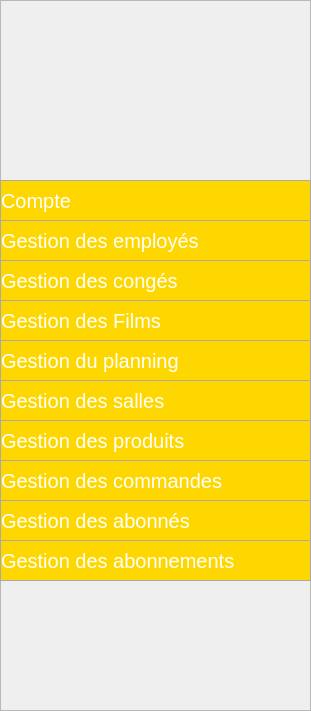
  <widget class="QFrame" name="frame">
   <property name="geometry">
    <rect>
     <x>0</x>
     <y>0</y>
     <width>311</width>
     <height>711</height>
    </rect>
   </property>
   <property name="styleSheet">
    <string notr="true">#frame {
background:#FFD700;
}</string>
   </property>
   <property name="frameShape">
    <enum>QFrame::StyledPanel</enum>
   </property>
   <property name="frameShadow">
    <enum>QFrame::Raised</enum>
   </property>
   <widget class="QPushButton" name="compte">
    <property name="geometry">
     <rect>
      <x>0</x>
      <y>180</y>
      <width>311</width>
      <height>41</height>
     </rect>
    </property>
    <property name="styleSheet">
     <string notr="true">QPushButton {
color: #FFFFFF;
background:#FFD700;
border: none;
font-size:20px;
font-family:Arial, Helvetica, sans-serif;
text-align: left;
border: 1px solid #A9A9A9;
}
QPushButton:hover {
color:#fff;
background:#A9A9A9;
border: none;
text-align: left;
}</string>
    </property>
    <property name="text">
     <string>Compte</string>
    </property>
   </widget>
   <widget class="QPushButton" name="g_emp">
    <property name="geometry">
     <rect>
      <x>0</x>
      <y>220</y>
      <width>311</width>
      <height>41</height>
     </rect>
    </property>
    <property name="styleSheet">
     <string notr="true">QPushButton {
color: #FFFFFF;
background:#FFD700;
border: none;
font-size:20px;
font-family:Arial, Helvetica, sans-serif;
text-align: left;
border: 1px solid #A9A9A9;
}
QPushButton:hover {
color:#fff;
background:#A9A9A9;
border: none;
text-align: left;
}</string>
    </property>
    <property name="text">
     <string>Gestion des employés</string>
    </property>
   </widget>
   <widget class="QPushButton" name="g_cong">
    <property name="geometry">
     <rect>
      <x>0</x>
      <y>260</y>
      <width>311</width>
      <height>41</height>
     </rect>
    </property>
    <property name="styleSheet">
     <string notr="true">QPushButton {
color: #FFFFFF;
background:#FFD700;
border: none;
font-size:20px;
font-family:Arial, Helvetica, sans-serif;
text-align: left;
border: 1px solid #A9A9A9;
}
QPushButton:hover {
color:#fff;
background:#A9A9A9;
border: none;
text-align: left;
}</string>
    </property>
    <property name="text">
     <string>Gestion des congés</string>
    </property>
   </widget>
   <widget class="QPushButton" name="g_film">
    <property name="geometry">
     <rect>
      <x>0</x>
      <y>300</y>
      <width>311</width>
      <height>41</height>
     </rect>
    </property>
    <property name="styleSheet">
     <string notr="true">QPushButton {
color: #FFFFFF;
background:#FFD700;
border: none;
font-size:20px;
font-family:Arial, Helvetica, sans-serif;
text-align: left;
border: 1px solid #A9A9A9;
}
QPushButton:hover {
color:#fff;
background:#A9A9A9;
border: none;
text-align: left;
}</string>
    </property>
    <property name="text">
     <string>Gestion des Films</string>
    </property>
   </widget>
   <widget class="QPushButton" name="g_salle">
    <property name="geometry">
     <rect>
      <x>0</x>
      <y>380</y>
      <width>311</width>
      <height>41</height>
     </rect>
    </property>
    <property name="styleSheet">
     <string notr="true">QPushButton {
color: #FFFFFF;
background:#FFD700;
border: none;
font-size:20px;
font-family:Arial, Helvetica, sans-serif;
text-align: left;
border: 1px solid #A9A9A9;
}
QPushButton:hover {
color:#fff;
background:#A9A9A9;
border: none;
text-align: left;
}</string>
    </property>
    <property name="text">
     <string>Gestion des salles</string>
    </property>
   </widget>
   <widget class="QPushButton" name="g_plng">
    <property name="geometry">
     <rect>
      <x>0</x>
      <y>340</y>
      <width>311</width>
      <height>41</height>
     </rect>
    </property>
    <property name="styleSheet">
     <string notr="true">QPushButton {
color: #FFFFFF;
background:#FFD700;
border: none;
font-size:20px;
font-family:Arial, Helvetica, sans-serif;
text-align: left;
border: 1px solid #A9A9A9;
}
QPushButton:hover {
color:#fff;
background:#A9A9A9;
border: none;
text-align: left;
}</string>
    </property>
    <property name="text">
     <string>Gestion du planning</string>
    </property>
   </widget>
   <widget class="QPushButton" name="g_cmd">
    <property name="geometry">
     <rect>
      <x>0</x>
      <y>460</y>
      <width>311</width>
      <height>41</height>
     </rect>
    </property>
    <property name="styleSheet">
     <string notr="true">QPushButton {
color: #FFFFFF;
background:#FFD700;
border: none;
font-size:20px;
font-family:Arial, Helvetica, sans-serif;
text-align: left;
border: 1px solid #A9A9A9;
}
QPushButton:hover {
color:#fff;
background:#A9A9A9;
border: none;
text-align: left;
}</string>
    </property>
    <property name="text">
     <string>Gestion des commandes</string>
    </property>
   </widget>
   <widget class="QPushButton" name="g_prd">
    <property name="geometry">
     <rect>
      <x>0</x>
      <y>420</y>
      <width>311</width>
      <height>41</height>
     </rect>
    </property>
    <property name="styleSheet">
     <string notr="true">QPushButton {
color: #FFFFFF;
background:#FFD700;
border: none;
font-size:20px;
font-family:Arial, Helvetica, sans-serif;
text-align: left;
border: 1px solid #A9A9A9;
}
QPushButton:hover {
color:#fff;
background:#A9A9A9;
border: none;
text-align: left;
}</string>
    </property>
    <property name="text">
     <string>Gestion des produits</string>
    </property>
   </widget>
   <widget class="QPushButton" name="g_abonnes">
    <property name="geometry">
     <rect>
      <x>0</x>
      <y>500</y>
      <width>311</width>
      <height>41</height>
     </rect>
    </property>
    <property name="maximumSize">
     <size>
      <width>311</width>
      <height>16777215</height>
     </size>
    </property>
    <property name="styleSheet">
     <string notr="true">QPushButton {
color: #FFFFFF;
background:#FFD700;
border: none;
font-size:20px;
font-family:Arial, Helvetica, sans-serif;
text-align: left;
border: 1px solid #A9A9A9;
}
QPushButton:hover {
color:#fff;
background:#A9A9A9;
border: none;
text-align: left;
}</string>
    </property>
    <property name="text">
     <string>Gestion des abonnés</string>
    </property>
   </widget>
   <widget class="QPushButton" name="g_abonnements">
    <property name="geometry">
     <rect>
      <x>0</x>
      <y>540</y>
      <width>311</width>
      <height>41</height>
     </rect>
    </property>
    <property name="styleSheet">
     <string notr="true">QPushButton {
color: #FFFFFF;
background:#FFD700;
border: none;
font-size:20px;
font-family:Arial, Helvetica, sans-serif;
text-align: left;
border: 1px solid #A9A9A9;
}
QPushButton:hover {
color:#fff;
background:#A9A9A9;
border: none;
text-align: left;
}</string>
    </property>
    <property name="text">
     <string>Gestion des abonnements </string>
    </property>
   </widget>
   <widget class="QLabel" name="label_4">
    <property name="geometry">
     <rect>
      <x>260</x>
      <y>180</y>
      <width>51</width>
      <height>41</height>
     </rect>
    </property>
    <property name="text">
     <string/>
    </property>
    <property name="pixmap">
     <pixmap>../../../Downloads/icons8-formulaire-de-connexion-mot-de-passe-48.png</pixmap>
    </property>
   </widget>
   <widget class="QLabel" name="label_5">
    <property name="geometry">
     <rect>
      <x>260</x>
      <y>220</y>
      <width>51</width>
      <height>41</height>
     </rect>
    </property>
    <property name="text">
     <string/>
    </property>
    <property name="pixmap">
     <pixmap>../../../Downloads/icons8-paie-48 (1).png</pixmap>
    </property>
   </widget>
   <widget class="QLabel" name="label_6">
    <property name="geometry">
     <rect>
      <x>260</x>
      <y>260</y>
      <width>51</width>
      <height>41</height>
     </rect>
    </property>
    <property name="text">
     <string/>
    </property>
    <property name="pixmap">
     <pixmap>../../../Downloads/icons8-signet-50.png</pixmap>
    </property>
   </widget>
   <widget class="QLabel" name="label_7">
    <property name="geometry">
     <rect>
      <x>260</x>
      <y>300</y>
      <width>51</width>
      <height>41</height>
     </rect>
    </property>
    <property name="text">
     <string/>
    </property>
    <property name="pixmap">
     <pixmap>../../../Downloads/icons8-documentaire-50.png</pixmap>
    </property>
   </widget>
   <widget class="QLabel" name="label_8">
    <property name="geometry">
     <rect>
      <x>260</x>
      <y>340</y>
      <width>51</width>
      <height>41</height>
     </rect>
    </property>
    <property name="text">
     <string/>
    </property>
    <property name="pixmap">
     <pixmap>../../../Downloads/icons8-planificateur-50.png</pixmap>
    </property>
   </widget>
   <widget class="QLabel" name="label_9">
    <property name="geometry">
     <rect>
      <x>260</x>
      <y>380</y>
      <width>51</width>
      <height>41</height>
     </rect>
    </property>
    <property name="text">
     <string/>
    </property>
    <property name="pixmap">
     <pixmap>../../../Downloads/icons8-société-50.png</pixmap>
    </property>
   </widget>
   <widget class="QLabel" name="label_10">
    <property name="geometry">
     <rect>
      <x>260</x>
      <y>420</y>
      <width>51</width>
      <height>41</height>
     </rect>
    </property>
    <property name="text">
     <string/>
    </property>
    <property name="pixmap">
     <pixmap>../../../Downloads/icons8-produit-d'occasion-50.png</pixmap>
    </property>
   </widget>
   <widget class="QLabel" name="label_11">
    <property name="geometry">
     <rect>
      <x>260</x>
      <y>460</y>
      <width>51</width>
      <height>41</height>
     </rect>
    </property>
    <property name="text">
     <string/>
    </property>
    <property name="pixmap">
     <pixmap>../../../Downloads/icons8-commande-livrée-50.png</pixmap>
    </property>
   </widget>
   <widget class="QLabel" name="label_12">
    <property name="geometry">
     <rect>
      <x>260</x>
      <y>500</y>
      <width>47</width>
      <height>41</height>
     </rect>
    </property>
    <property name="text">
     <string/>
    </property>
    <property name="pixmap">
     <pixmap>../../../Downloads/icons8-groupe-d&amp;#39;utilisateurs-50.png</pixmap>
    </property>
   </widget>
   <widget class="QLabel" name="label_13">
    <property name="geometry">
     <rect>
      <x>260</x>
      <y>540</y>
      <width>47</width>
      <height>41</height>
     </rect>
    </property>
    <property name="text">
     <string/>
    </property>
    <property name="pixmap">
     <pixmap>../../../Downloads/icons8-billet-de-cinéma-pour-homme-50.png</pixmap>
    </property>
   </widget>
  </widget>
